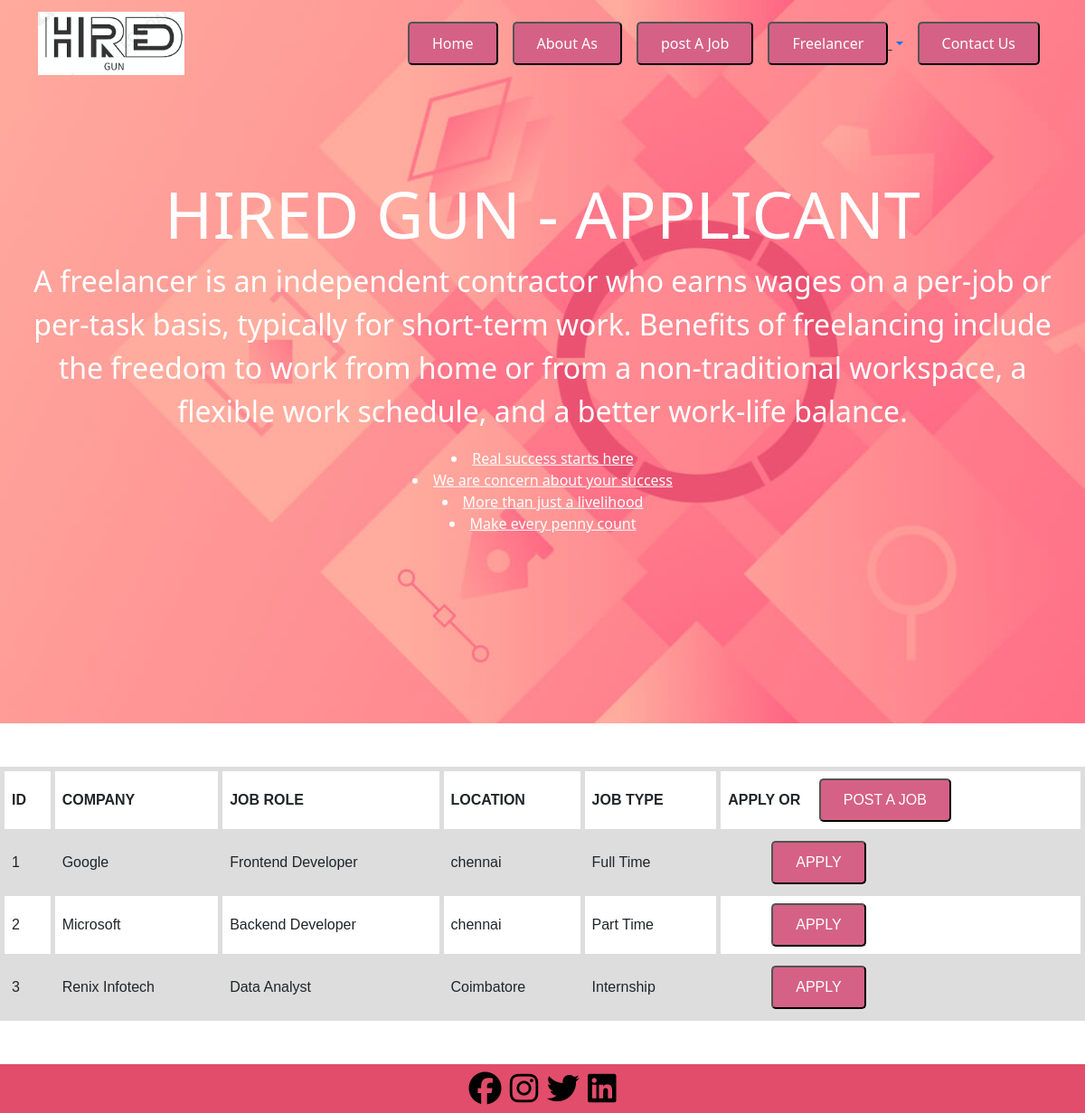
Screenshot of /companytable/ with the database file from the repository.
### freelancerapp/models.py (models this page shows)
class Company(models.Model):
    company_name = models.CharField(max_length=10)
    Job_role=models.CharField(max_length=100)
    location = models.CharField(max_length=20)
    Job_type = models.CharField(max_length=20)

### freelancerapp/views.py (the view)
# urls.py: path('companytable/',views.company)
def company(request):
    company=Company.objects.all().values()
    template=loader.get_template('company.html')
    context={
        'company': company,
    }
    return HttpResponse(template.render(context,request))

### freelancerapp/templates/company.html (shortened to what this page needs)
{% load static %}
<!DOCTYPE html>
<html>
<head>
        <link rel="stylesheet" href="{% static 'home.css'%}">
        <link href="https://cdn.jsdelivr.net/npm/bootstrap@5.1.3/dist/css/bootstrap.min.css" rel="stylesheet">
</head>
<body>
    <nav class="navbar navbar-expand-lg fixed-top navbar-Dark navbarScroll">
        <div class="container">
            <a class="navbar-brand" href="{% url 'home' %}"><img src="{% static 'logoorg.png'%}" background-type="none" height="70px"></a>
            <div class="collapse navbar-collapse" id="navbarSupportedContent">
                <ul class="navbar-nav ms-auto">
                    <li class="nav-item active">
                        <a class="nav-link" href="{% url 'home' %}"><button class="nav-button" type="menu">Home</button></a>
                    </li>
                    <li class="nav-item">
                        <a class="nav-link" href="{% url 'home' %}"><button class="nav-button" type="menu">About As</button></a>
                    </li>
                    <li class="nav-item">
                        <a class="nav-link" href="{% url 'postjob'%}"><button class="nav-button" type="menu">post A Job</button></a>
                    </li>
                    <li class="nav-item dropdown">
                        <a class="nav-link dropdown-toggle" href="{% url 'home' %}" role="button" data-bs-toggle="dropdown" aria-expanded="false">
                            <button class="nav-button" type="menu">Freelancer</button>
                        </a>
                    </li>
                    <li class="nav-item">
                        <a class="nav-link" href="{% url 'home' %}"><button class="nav-button" type="menu">Contact Us</button></a>
                    </li>
                </ul>
            </div>
        </div>
    </nav>
<section class="bgimage" id="home" style="background-image:url('{% static 'freelancehome.jpeg' %}');">
        <div class="container-fluid">
            <div class="row">
            <div class="col-lg-12 col-md-12 col-sm-12 col-xs-12 hero-text">
                <h2 class="hero_title">HIRED GUN - APPLICANT</h2>
                <p class="hero_desc" id="cl">A freelancer is an independent contractor who earns wages on a per-job or per-task basis, typically for short-term work. Benefits of freelancing include the freedom to work from home or from a non-traditional workspace, a flexible work schedule, and a better work-life balance.</p>
                <p class="hero-text" id="cl">
                    <li>Real success starts here</li>
                    <li>We are concern about your success</li>
                    <li>More than just a livelihood</li>
                    <li>Make every penny count</li>
                </p>
              </div>
            </div>
        </div>
    </section>
<br><br>
<table>
    <tr>
        <th>ID</th>
        <th>COMPANY</th>
        <th>JOB ROLE</th>
        <th>LOCATION</th>
        <th>JOB TYPE</th>
        <th>APPLY OR &emsp;<a href="{% url 'postjob' %}"><button class="nav-button" type="submit">POST A JOB</button></a></</th>
    </tr>
    {% for x in company %}
    <tr>
        <td>{{x.id}}</td>
        <td>{{x.company_name}}</td>
        <td>{{x.Job_role}}</td>
        <td>{{x.location}}</td>
        <td>{{x.Job_type}}</td>
        <td>&emsp;&emsp;&emsp;<a href="{% url 'apply' %}"><button class="nav-button" type="submit">APPLY</button></a></td>
    </tr>
    {% endfor %}
</table>
<br>
<footer id="footer">
    <div class="social-icons mt-4">
        <a href="https://www.facebook.com/sarguru.sarguru.526" target="_blank"><i class="fab fa-facebook"></i></a>
        <a href="https://www.instagram.com/_.gurutamil03._/" target="_blank"><i class="fab fa-instagram"></i></a>
        <a href="https://twitter.com/Gurutamil03" target="_blank"><i class="fab fa-twitter"></i></a>
        <a href="https://www.linkedin.com/in/sarguru-r-0a3a61216/" target="_blank"><i class="fab fa-linkedin"></i></a>
    </div>
</footer>
</body>
</html>

### freelancerapp/static/home.css (style rules this page uses)
.bgimage { height:100vh; background-size:cover; position:relative; }
.hero_title { font-size: 4.5rem; }
.hero_desc { font-size: 2rem; }
.hero-text { text-align: center; position: absolute; top: 50%; left: 50%; transform: translate(-50%, -50%); color: white; }
.nav-button { background-color:#d56187; color: #fff; padding: 10px 25px; border-radius: 5px; cursor: pointer; }
li { content: normal; text-align: center; text-decoration: underline; }
.social-icons { font-size: 36px; cursor: pointer; }
.fab { color: #000000; }
#footer { background-color:rgb(225, 77, 106); text-align: center; }

### freelancerapp/templates/company.html (style rules this page uses)
table { font-family: arial, sans-serif; border-collapse: collapse; width: 100%; }
td, th { border: 5px solid #dddddd; text-align: left; padding: 8px; }
tr:nth-child(even) { background-color: #dddddd; }

### rows the page displays
Company: id "1", company_name "Google", Job_role "Frontend Developer", location "chennai", Job_type "Full Time"
Company: id "2", company_name "Microsoft", Job_role "Backend Developer", location "chennai", Job_type "Part Time"
Company: id "3", company_name "Renix Infotech", Job_role "Data Analyst", location "Coimbatore", Job_type "Internship"
